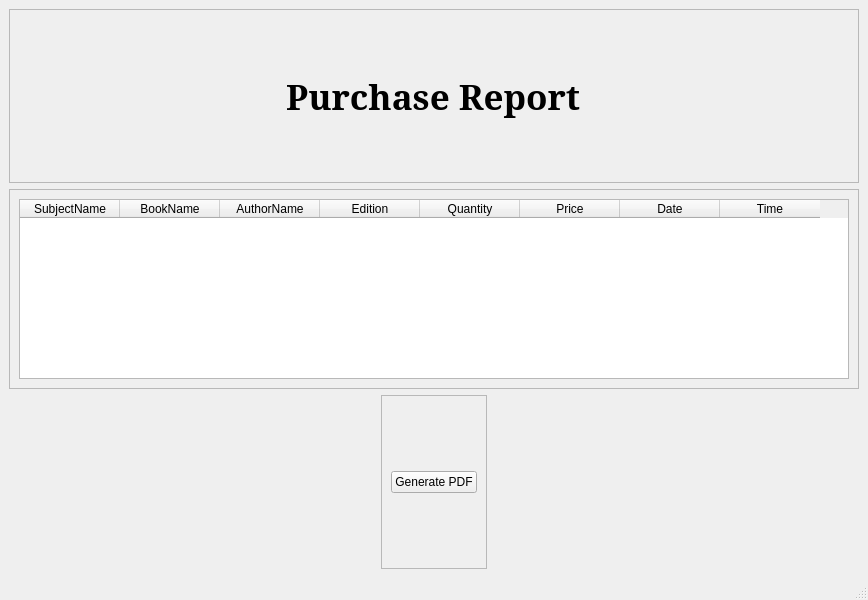
<?xml version="1.0" encoding="UTF-8"?>
<ui version="4.0">
 <class>repPurMonth</class>
 <widget class="QMainWindow" name="repPurMonth">
  <property name="geometry">
   <rect>
    <x>0</x>
    <y>0</y>
    <width>800</width>
    <height>600</height>
   </rect>
  </property>
  <property name="windowTitle">
   <string>Purchase Report Month</string>
  </property>
  <widget class="QWidget" name="centralwidget">
   <layout class="QVBoxLayout" name="verticalLayout">
    <item>
     <widget class="QFrame" name="frame">
      <property name="frameShape">
       <enum>QFrame::StyledPanel</enum>
      </property>
      <property name="frameShadow">
       <enum>QFrame::Raised</enum>
      </property>
      <layout class="QHBoxLayout" name="horizontalLayout">
       <item alignment="Qt::AlignHCenter">
        <widget class="QLabel" name="label">
         <property name="font">
          <font>
           <family>MS Serif</family>
           <pointsize>26</pointsize>
           <weight>75</weight>
           <bold>true</bold>
          </font>
         </property>
         <property name="text">
          <string>Purchase Report</string>
         </property>
        </widget>
       </item>
      </layout>
     </widget>
    </item>
    <item alignment="Qt::AlignHCenter">
     <widget class="QFrame" name="frame_2">
      <property name="minimumSize">
       <size>
        <width>850</width>
        <height>0</height>
       </size>
      </property>
      <property name="maximumSize">
       <size>
        <width>16777215</width>
        <height>200</height>
       </size>
      </property>
      <property name="frameShape">
       <enum>QFrame::StyledPanel</enum>
      </property>
      <property name="frameShadow">
       <enum>QFrame::Raised</enum>
      </property>
      <layout class="QVBoxLayout" name="verticalLayout_3">
       <item>
        <widget class="QTableWidget" name="table">
         <column>
          <property name="text">
           <string>SubjectName</string>
          </property>
         </column>
         <column>
          <property name="text">
           <string>BookName</string>
          </property>
         </column>
         <column>
          <property name="text">
           <string>AuthorName</string>
          </property>
         </column>
         <column>
          <property name="text">
           <string>Edition</string>
          </property>
         </column>
         <column>
          <property name="text">
           <string>Quantity</string>
          </property>
         </column>
         <column>
          <property name="text">
           <string>Price</string>
          </property>
         </column>
         <column>
          <property name="text">
           <string>Date</string>
          </property>
         </column>
         <column>
          <property name="text">
           <string>Time</string>
          </property>
         </column>
        </widget>
       </item>
      </layout>
     </widget>
    </item>
    <item alignment="Qt::AlignHCenter">
     <widget class="QFrame" name="frame_3">
      <property name="frameShape">
       <enum>QFrame::StyledPanel</enum>
      </property>
      <property name="frameShadow">
       <enum>QFrame::Raised</enum>
      </property>
      <layout class="QVBoxLayout" name="verticalLayout_2">
       <item>
        <widget class="QPushButton" name="pdf">
         <property name="cursor">
          <cursorShape>PointingHandCursor</cursorShape>
         </property>
         <property name="text">
          <string>Generate PDF</string>
         </property>
        </widget>
       </item>
      </layout>
     </widget>
    </item>
   </layout>
  </widget>
  <widget class="QMenuBar" name="menubar">
   <property name="geometry">
    <rect>
     <x>0</x>
     <y>0</y>
     <width>800</width>
     <height>21</height>
    </rect>
   </property>
  </widget>
  <widget class="QStatusBar" name="statusbar"/>
 </widget>
 <resources/>
 <connections/>
</ui>
